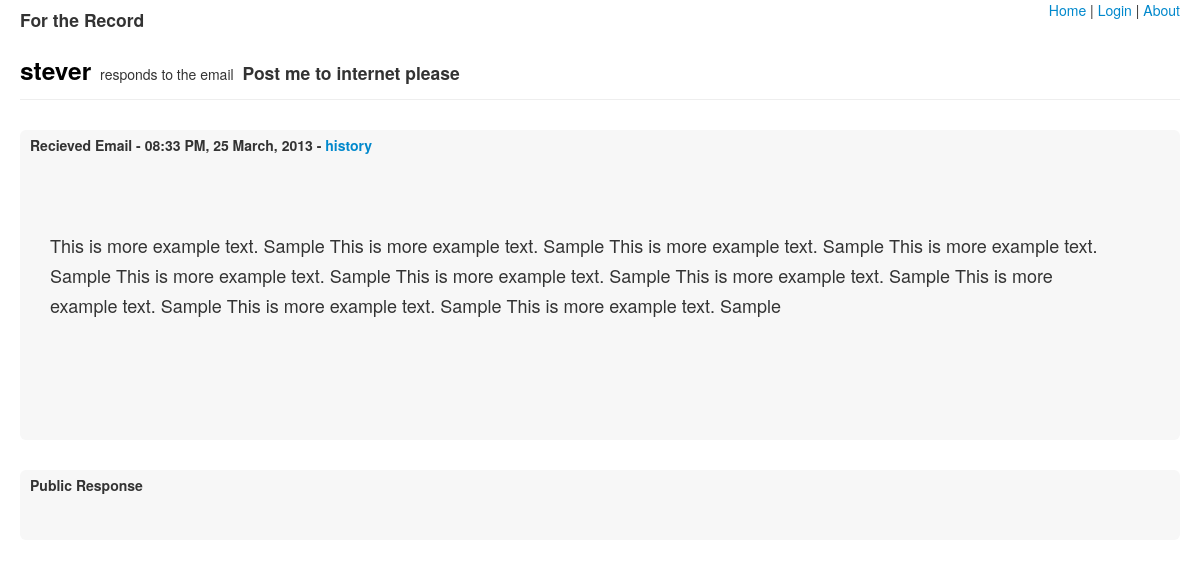
The page /r/24 on the database its author committed.
### models.py (models this page shows, shortened)
class Account(Base):
    __tablename__ = "account"
    name = Column(String, unique=True)
    email = Column(String, primary_key=True)
    def make_url(self):
        return url_for('list_responses', account_name=self.name)

class Response(Base):
    __tablename__ = "response"
    id = Column(Integer, primary_key=True)
    from_email = Column(String, ForeignKey('account.email'))
    to_email = Column(String)
    subject = Column(String)
    body_plain = Column(String)
    raw_html = Column(String)
    cleaned_html = Column(String)
    date_post = Column(DateTime)
    everything = Column(String)
    account = relationship("Account", backref=backref('responses', order_by=date_post))
    def make_url(self):
        return '/r/%d' % self.id

### serv.py (the view)
@app.route("/r/<int:response_id>")
def show_response(response_id):
    response = session.query(Response).get(response_id)
    account = response.account
    return render_template('post.html', response=response, account=account)

### serv.py (called while the page is built)
@app.teardown_request
def shutdown_session(exception=None):
    session.remove()

### templates/post.html (shortened to what this page needs)
{% extends 'layout.html' %}
{% block header %}
<h3><a class=subject href="{{ account.make_url() }}"> {{ account.name }}</a></h3>
<p> responds to the email </p>
<h4> {{ response.subject }} </h4>
{% endblock %}
{% block body %}
<div class="hero-unit mod">
  <div class="corner">
    Recieved Email - {{ response.date_post.strftime("%I:%M %p, %d %B, %Y") }} -
    <a href="{{ response.make_url() }}/edits">history</a>
  </div>
  <div class="inner-mod" style="white-space: pre-wrap">
    {{ response.cleaned_html|safe }}
  </div>
</div>
<div class="hero-unit mod">
  <div class="corner">Public Response</div>
</div>
{% endblock body %}

### static/style.css (style rules this page uses)
body { padding-right: 20px; padding-left: 20px; }
div.page-header > * { display: inline; margin-right: 5px; }
div.page-header p { font-size: 14px; }
div.mod { padding-top: 10px; padding-left: 10px; padding-bottom: 30px; background-color: #F7F7F7; }
div.corner { line-height: 10px; font-size: 14px; font-weight: bold; padding-bottom: 20px }
div.inner-mod { padding-left: 20px; }
a.subject { color: black; }

### rows shown on the page
Account: name "stever"
Response: subject "Post me to internet please", date_post "08:33 PM, 25 March, 2013", cleaned_html "This is more example text. Sample This is more example text. Sample This is more example text. Sample This is more example text. Sample This is more example text. Sample This is more example text. Sample This is more example text. Sample This is more example text. Sample This is more example text. Sample This is more example text. Sample"
